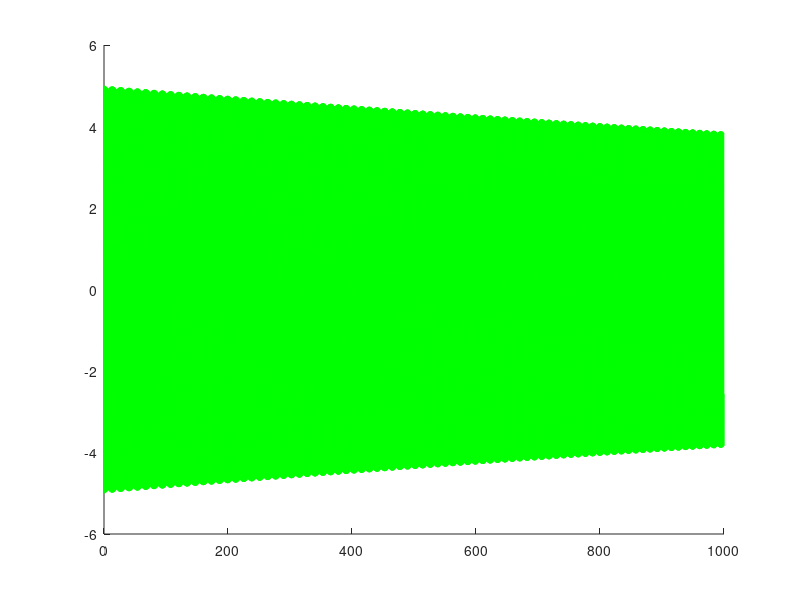

Here is the MATLAB script that generated this plot: (Note: this script raises an error after producing the figure.)
function RK4Active()
%RK4 Summary of this function goes here
%   Detailed explanation goes here
%It calculates ODE using Runge-Kutta 4th order method
%Author Nialls Chavez

    clc;                        %Clears the screen
    clear all;

    h=.05;                      %step size
    t = 0:h:1000;                  % Calculates upto phi(3)
    phi = zeros(2,length(t));   %settting the size of phi
    a = 3.01;

    phi(1, 1)= (5*pi)/180;         %the angle from vertical
    phi(1,2)= 0; 
    
    
    for i=1:(length(t)-1)       %calculation loop
        k_1 = F_xy(t(i),phi(:,i),a);
        
        k_2 = F_xy(t(i)+0.5*h,(phi(:,i)+0.5*h*k_1),a );
        k_3 = F_xy((t(i)+0.5*h),(phi(:,i)+0.5*h*k_2),a);
        k_4 = F_xy((t(i)+h),(phi(:,i)+k_3*h),a);
        
        phi(:,i+1) = phi(:,i) + (1/6)*(k_1+2*k_2+2*k_3+k_4)*h;  %main equation
        
    end
    
    %now that we have the data, we need to interpolate it and find
    %out where the rider crashes. 

    col=((phi(1,:)*180/pi )+90)';
    col
    hold on; 
    counter=0; 
    for i= 1: length(col)
        
        if col(i) > 90
            if counter > 2 
                toInterpY=[t(i-2); t(i-1); t(i); t(i+1);t(i+2)];
                toInterpX=[col(i-2)-90; col(i-1)-90; col(i)-90; col(i+1)-90; col(i+2)-90];
                %plot (toInterpY, toInterpX-90, 'ro')

                break;
            else
                counter= counter+1; 
            end
        end
    end
    
    plot (t',(phi(1,:)*180/pi), 'g');
   
    plotter(toInterpY, toInterpX);
    
    legend('Actual calculation','interpolated data');
    % the root is : .7346
end

function F= F_xy(t, phi,a )

    l= 0.4;                     %a constant 
    g=9.81;                     %gravity
    F = [phi(2); (g*(sin(phi(1)) - (a*phi(1)*cos(phi(1)))))/l];
    
end